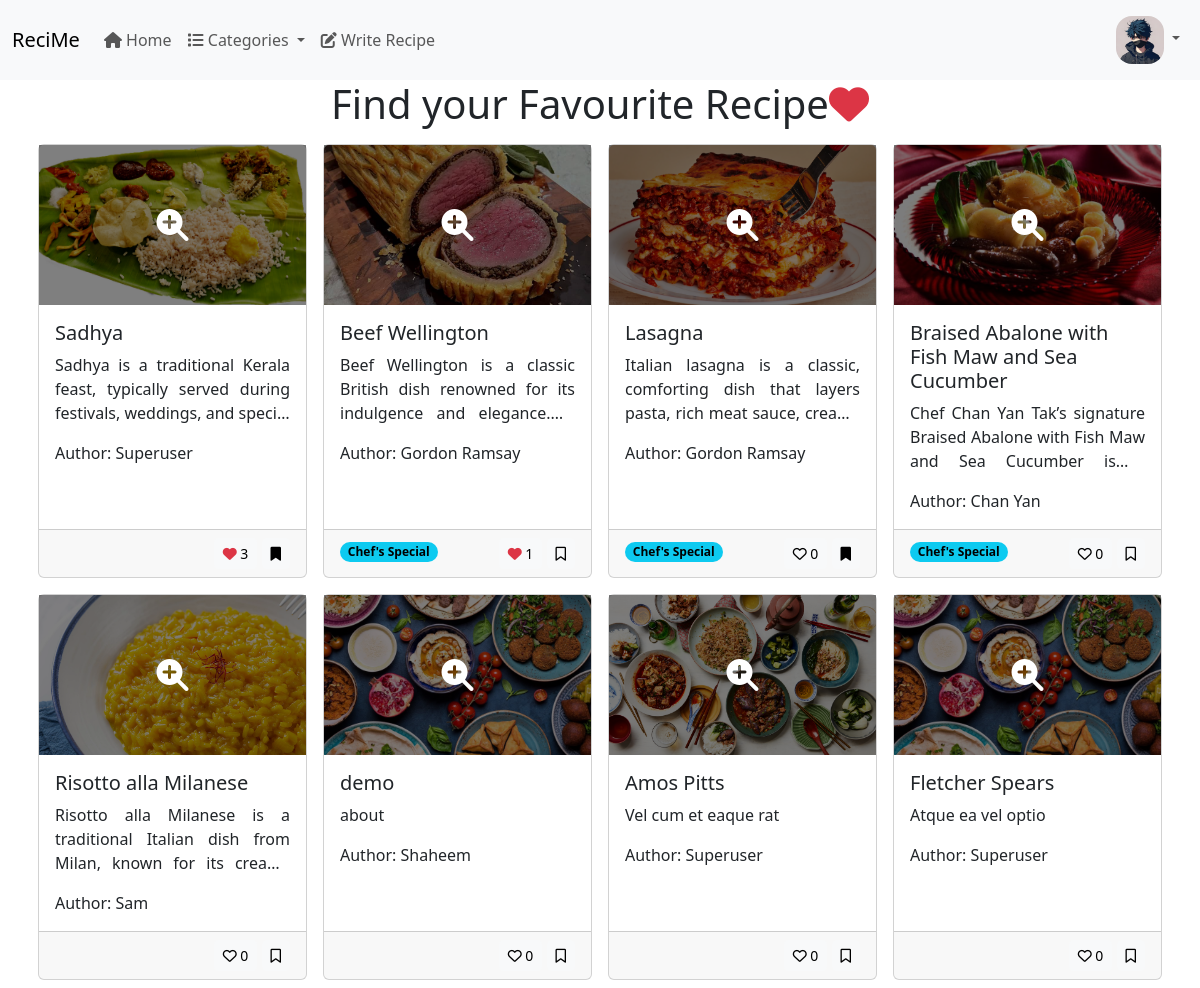
Page / (signed in) on the committed database.
### appAuth/models.py (models this page shows, shortened)
class CustomUser(AbstractBaseUser, PermissionsMixin):
    TYPE_CHOICES = (
        (1, "Admin"),
        (2, "User"),
        (3, "Chef"),
    )
    def get_file_path(instance, filename):
        ext = filename.split(".")[-1]
        tmp = get_random_string()
        filename = f"{tmp}.{ext}"
        return os.path.join("user", filename)
    email = models.EmailField(
        unique=True,
        max_length=255,
        error_messages={
            "unique": _("A user with this email already exists."),
        },
    )
    name = models.CharField(max_length=100, null=True, blank=True)
    user_type = models.IntegerField(default=2, choices=TYPE_CHOICES)
    image = models.ImageField(
        upload_to=get_file_path, null=True, blank=True, default="user/default.jpg"
    )
    designation = models.TextField(null=True, blank=True)
    created_on = models.DateTimeField(auto_now_add=True)
    updated_on = models.DateTimeField(auto_now=True)
    is_deleted = models.BooleanField(default=False)
    is_staff = models.BooleanField(
        _("staff status"),
        default=False,
        help_text=_("Designates whether the staff can log into this site."),
    )
    USERNAME_FIELD = "email"
    REQUIRED_FIELDS = []
    objects = MyUserManager()
    def __str__(self):
        return self.name

### appRecipe/models.py (models this page shows, shortened)
class Recipe(models.Model):
    def get_file_path(instance, filename):
        ext = filename.split(".")[-1]
        tmp = get_random_string()
        filename = f"{tmp}.{ext}"
        return os.path.join("recipe", filename)
    author = models.ForeignKey(CustomUser, on_delete=models.CASCADE)
    name = models.CharField(max_length=100)
    slug = models.SlugField(max_length=100, unique=True)
    category = models.ForeignKey(Category, on_delete=models.CASCADE)
    about = models.TextField()
    ingredients = models.TextField()
    preparation = models.TextField()
    image = models.ImageField(
        upload_to=get_file_path, null=True, blank=True, default="recipe/default.jpg"
    )
    is_deleted = models.BooleanField(default=False)

### appRecipe/views.py (the view)
# urls.py: path("", views.home, name="home"),
def home(request):
    context = get_common_context()
    recipes = Recipe.objects.filter(is_deleted=False).annotate(like_count=Count("like"))
    if request.user.is_authenticated:
        liked_recipes = Like.objects.filter(
            user=request.user, recipe__is_deleted=False, user__is_deleted=False
        ).values_list("recipe", flat=True)
        bookmarked_recipes = Bookmark.objects.filter(
            user=request.user, recipe__is_deleted=False, user__is_deleted=False
        ).values_list("recipe", flat=True)
        for recipe in recipes:
            recipe.is_liked = recipe.id in liked_recipes
            recipe.is_bookmarked = recipe.id in bookmarked_recipes
    else:
        for recipe in recipes:
            recipe.is_liked = False
            recipe.is_bookmarked = False
    context.update(
        {
            "title": "Recime | The Recipe App",
            "recipes": recipes,
        }
    )
    return render(request, "appRecipe/home.html", context=context)

### appRecipe/views.py (called while the page is built)
def get_common_context():
    categories = Category.objects.filter(is_deleted=False)
    return {"categories": categories}

### templates/appRecipe/home.html (shortened to what this page needs)
{% extends "base.html" %}
{% load static %}
{% block content %}
	<div class="container">
		<h1 class="display-6 text-center">Find your Favourite Recipe<span class="text-danger"><i
				class="fa-solid fa-heart"></i></span></h1>
		<div class="row">
			{% for recipe in recipes %}
				<div class="col col-md-3 p-2">
					<div class="card h-100">
						<a href="{% url 'recipe-view' recipe.slug %}">
							<div class="image-container w-100">
								<img
										src="{{ recipe.image.url | default:'recipe/default.jpg' }}"
										class="card-img-top"
										alt="recipe_image"
										style="width: 100%; height: 20vh; object-fit: cover;"
										onerror="this.src='{% static 'recipe/default.jpg' %}'">
								<div class="overlay">
									<i class="fa-solid fa-magnifying-glass-plus"></i>
								</div>
							</div>
						</a>
						<div class="card-body">
							<h5 class="card-title">{{ recipe.name }}</h5>
							<p class="card-text three-lines">{{ recipe.about }}</p>
							<p class="card-text">Author: {{ recipe.author }}</p>
						</div>
						<div class="card-footer">
							<div class="row">
								<div class="col">
									{% if recipe.author.user_type == 3 %}
										<p class="badge rounded-pill text-bg-info m-0">Chef's Special</p>
									{% endif %}
								</div>
								<div class="col text-end">
									{% if user.is_authenticated %}
										{% if recipe.is_liked %}
											<a
													href="javascript:void(0);" class="btn btn-sm btn-light like-btn"
													data-recipe-id="{{ recipe.id }}">
												<i class="fa-solid fa-heart text-danger"></i> {{ recipe.like_count }}
											</a>
										{% else %}
											<a
													href="javascript:void(0);"
													class="btn btn-sm btn-light like-btn"
													data-recipe-id="{{ recipe.id }}">
												<i class="fa-regular fa-heart"></i> {{ recipe.like_count }}
											</a>
										{% endif %}
										{% if recipe.is_bookmarked %}
											<a
													href="javascript:void(0);" class="btn btn-sm btn-light bookmark-btn"
													data-recipe-id="{{ recipe.id }}">
												<i class="fa-solid fa-bookmark"></i>
											</a>
										{% else %}
											<a
													href="javascript:void(0);"
													class="btn btn-sm btn-light bookmark-btn"
													data-recipe-id="{{ recipe.id }}">
												<i class="fa-regular fa-bookmark"></i>
											</a>
										{% endif %}
									{% else %}
										<i class="fa-solid fa-heart"></i> {{ recipe.like_count }}
									{% endif %}
								</div>
							</div>
						</div>
					</div>
				</div>
			{% endfor %}
		</div>
	</div>
{% endblock content %}

### templates/base.html (shortened to what this page needs)
{% load static %}
<!DOCTYPE html>
<html lang="en">
<head>
	<link rel="stylesheet" href="{% static 'bootstrap/css/bootstrap.css' %}">
	<link rel="stylesheet" href="{% static 'css/custom.css' %}">
</head>
<body>
<nav class="navbar navbar-expand-lg bg-body-tertiary">
	<div class="container-fluid">
		<a class="navbar-brand" href="/">ReciMe</a>
		<div class="collapse navbar-collapse" id="navbarSupportedContent">
			<ul class="navbar-nav me-auto mb-2 mb-lg-0">
				<li class="nav-item">
					<a class="nav-link {% if request.url == '/' %}active{% endif %}" aria-current="page" href="/"><i
							class="fa-solid fa-house"></i> Home</a>
				</li>
				<li class="nav-item dropdown">
					<a
							class="nav-link  {% if '/recipe/categories/' in request.url %}active{% endif %} dropdown-toggle"
							href="#" role="button" data-bs-toggle="dropdown"
							aria-expanded="false">
						<i class="fa-solid fa-list"></i> Categories
					</a>
				</li>
				{% if user.is_authenticated %}
					<li class="nav-item {% if request.url == '/recipe/create/' %}active{% endif %}">
						<a class="nav-link" href="/recipe/create/"><i
								class="fa-solid fa-pen-to-square"></i> Write Recipe</a>
					</li>
				{% endif %}
			</ul>
			<ul class="navbar-nav">
				<li class="nav-item dropdown">
					<a
							class="nav-link dropdown-toggle" href="#" role="button" data-bs-toggle="dropdown"
							aria-expanded="false">
						{% if user.is_authenticated and user.image %}
							<img
									src="{{ user.image.url }}" alt="user_image"
									style="width: 3rem; height: 3rem; border-radius: 1rem; object-fit: cover">
						{% else %}
							<img
									src="{% static 'user/default.jpg' %}" alt="avatar_image"
									style="width: 3rem; height: 3rem; border-radius: 1rem; object-fit: cover">
						{% endif %}
					</a>
				</li>
			</ul>
		</div>
	</div>
</nav>
{% block content %}{% endblock content %}
</body>
</html>

### assets/css/custom.css (style rules this page uses)
.three-lines { display: -webkit-box; -webkit-line-clamp: 3; -webkit-box-orient: vertical; overflow: hidden; text-overflow: ellipsis; text-align: justify; }

### templates/appRecipe/home.html (style rules this page uses)
.image-container { position: relative; display: inline-block; }
.card-img-top { width: 100%; transition: transform 0.3s ease; }
.overlay { position: absolute; top: 0; left: 0; width: 100%; height: 100%; background-color: rgba(0, 0, 0, 0.5); display: flex; justify-content: center; align-items: center; opacity: 1; transition: opacity 0.3s ease; }
.overlay i { color: white; font-size: 2rem; transition: opacity 0.3s ease; }

### rows in the picture
CustomUser: image (placeholder picture)
Recipe: image (picture), name "Sadhya", about "Sadhya is a traditional Kerala feast, typically served during festivals, weddings, and…", author "Superuser", like_count "3"
Recipe: image (picture), name "Beef Wellington", about "Beef Wellington is a classic British dish renowned for its indulgence and elegance.…", author "Gordon Ramsay", shows "Chef's Special", like_count "1"
Recipe: image (picture), name "Lasagna", about "Italian lasagna is a classic, comforting dish that layers pasta, rich meat sauce,…", author "Gordon Ramsay", shows "Chef's Special", like_count "0"
Recipe: image (picture), name "Braised Abalone with Fish Maw and Sea Cucumber", about "Chef Chan Yan Tak’s signature Braised Abalone with Fish Maw and Sea Cucumber is…", author "Chan Yan", shows "Chef's Special", like_count "0"
Recipe: image (picture), name "Risotto alla Milanese", about "Risotto alla Milanese is a traditional Italian dish from Milan, known for its…", author "Sam", like_count "0"
Recipe: image (placeholder picture), name "demo", about "about", author "Shaheem", like_count "0"
Recipe: image (picture), name "Amos Pitts", about "Vel cum et eaque rat", author "Superuser", like_count "0"
Recipe: image (placeholder picture), name "Fletcher Spears", about "Atque ea vel optio", author "Superuser", like_count "0"
